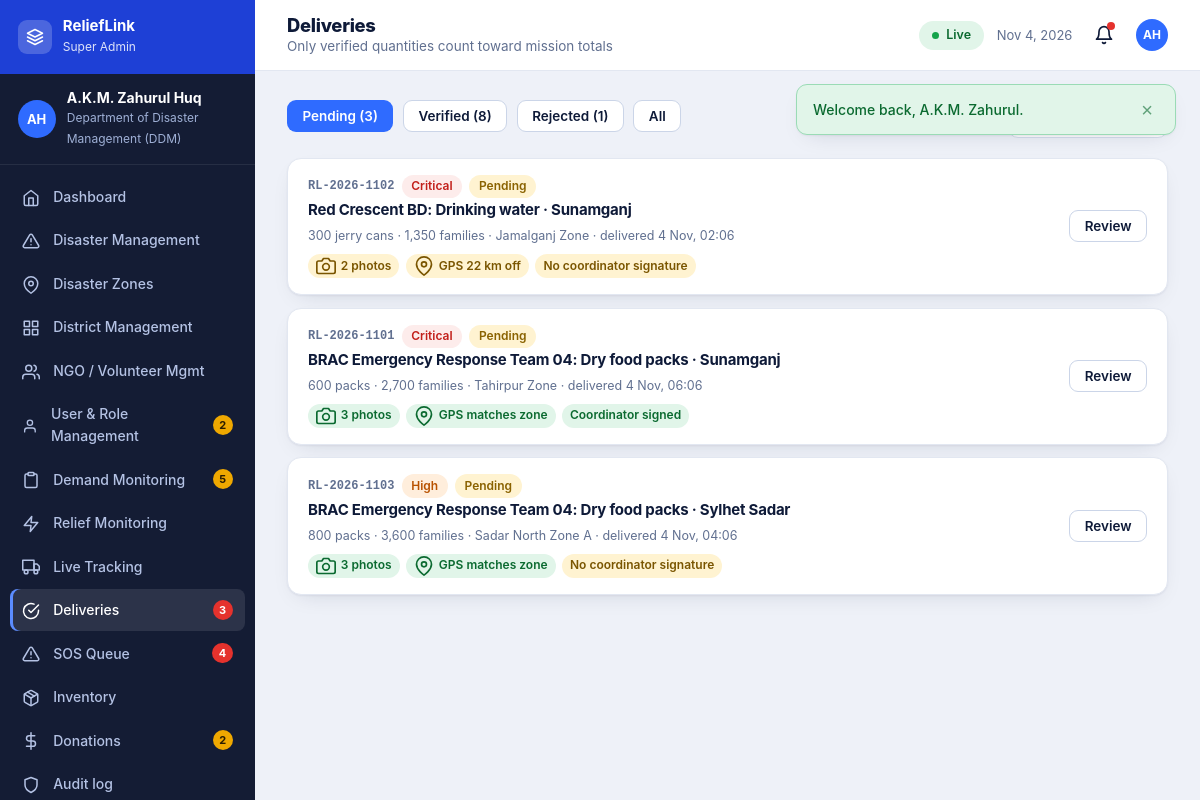
Screenshot of /dashboard/deliveries.php (signed in) with the database file from the repository.
### tables this page shows
CREATE TABLE users (
  id INT AUTO_INCREMENT PRIMARY KEY, first_name VARCHAR(60) NOT NULL, last_name VARCHAR(60) NOT NULL,
  email VARCHAR(150) NOT NULL UNIQUE, phone VARCHAR(15) NOT NULL UNIQUE, password_hash VARCHAR(255) NOT NULL,
  role ENUM('super_admin','district_admin','ngo','coordinator','audit') NOT NULL,
  district_id INT NULL, zone_id INT NULL, organization VARCHAR(150) NULL,
  status ENUM('pending','active','suspended') NOT NULL DEFAULT 'pending',
  settings TEXT NULL, last_login DATETIME NULL, created_at DATETIME NOT NULL DEFAULT CURRENT_TIMESTAMP,
  FOREIGN KEY (district_id) REFERENCES districts(id) ON DELETE SET NULL, INDEX (role, status)
);

CREATE TABLE deliveries (
  id INT AUTO_INCREMENT PRIMARY KEY, mission_id INT NOT NULL, reported_by INT NULL, quantity INT NOT NULL, recipients INT NOT NULL,
  location VARCHAR(200) NOT NULL, notes VARCHAR(500) NULL, gps_lat DECIMAL(8,5) NULL, gps_lng DECIMAL(8,5) NULL, evidence_at DATETIME NULL,
  status ENUM('pending','verified','rejected') NOT NULL DEFAULT 'pending', reviewed_by INT NULL, reviewed_at DATETIME NULL, review_note VARCHAR(300) NULL,
  created_at DATETIME NOT NULL DEFAULT CURRENT_TIMESTAMP,
  FOREIGN KEY (mission_id) REFERENCES relief_missions(id) ON DELETE CASCADE, INDEX (status)
);

CREATE TABLE relief_missions (
  id INT AUTO_INCREMENT PRIMARY KEY, disaster_id INT NOT NULL, title VARCHAR(160) NOT NULL, code VARCHAR(20) NULL,
  item_type ENUM('food','water','medicine','shelter','hygiene','clothing','rescue','other') NOT NULL, unit VARCHAR(30) NOT NULL DEFAULT 'units',
  target_qty INT NOT NULL, delivered_qty INT NOT NULL DEFAULT 0, budget DECIMAL(14,2) NOT NULL DEFAULT 0,
  status ENUM('planned','assigned','accepted','in_transit','arrived','completed','cancelled') NOT NULL DEFAULT 'planned',
  priority ENUM('critical','high','medium','low') NOT NULL DEFAULT 'medium',
  ngo_id INT NULL, coordinator_id INT NULL, created_by INT NULL, demand_id INT NULL, zone_id INT NULL, inventory_id INT NULL,
  vehicle_id INT NULL, driver_id INT NULL, cargo VARCHAR(200) NULL, dispatched_qty INT NULL,
  planned_departure DATETIME NULL, eta DATETIME NULL, dispatched_at DATETIME NULL, arrived_at DATETIME NULL, progress TINYINT NOT NULL DEFAULT 0,
  confirmation_code CHAR(6) NULL, coord_confirmed TINYINT(1) NOT NULL DEFAULT 0, coord_families INT NULL, coord_notes VARCHAR(300) NULL, coord_confirmed_at DATETIME NULL,
  notes VARCHAR(300) NULL, reserved_qty INT NOT NULL DEFAULT 0, created_at DATETIME NOT NULL DEFAULT CURRENT_TIMESTAMP,
  FOREIGN KEY (disaster_id) REFERENCES disasters(id) ON DELETE CASCADE, INDEX (status), INDEX (ngo_id), INDEX (coordinator_id)
);

CREATE TABLE zones (
  id INT AUTO_INCREMENT PRIMARY KEY, district_id INT NOT NULL, disaster_id INT NULL, name VARCHAR(100) NOT NULL, code VARCHAR(12) NULL,
  severity ENUM('low','medium','high','critical') NOT NULL DEFAULT 'medium', status ENUM('active','monitoring','resolved') NOT NULL DEFAULT 'active',
  affected_people INT NOT NULL DEFAULT 0, households INT NOT NULL DEFAULT 0, lat DECIMAL(8,5) NOT NULL, lng DECIMAL(8,5) NOT NULL,
  created_at DATETIME NOT NULL DEFAULT CURRENT_TIMESTAMP,
  FOREIGN KEY (district_id) REFERENCES districts(id), FOREIGN KEY (disaster_id) REFERENCES disasters(id) ON DELETE SET NULL, INDEX (district_id)
);

### dashboard/deliveries.php (the view, shortened to what the rows shown need)
<?php
require __DIR__ . '/../includes/bootstrap.php';
require __DIR__ . '/../includes/layout.php';
$u = require_role(['audit', 'super_admin']);
$st = $_GET['status'] ?? 'pending'; $pr = $_GET['priority'] ?? '';
$w = ''; $p = [];
if (in_array($st, ['pending', 'verified', 'rejected'], true)) { $w .= ' AND dl.status=?'; $p[] = $st; } else $st = 'all';
$list = rows("SELECT dl.*, m.code, m.title, m.unit, m.priority, m.coord_confirmed, n.organization, z.name zone, z.lat zlat, z.lng zlng, (SELECT COUNT(*) FROM delivery_photos x WHERE x.delivery_id=dl.id) photos
  FROM deliveries dl JOIN relief_missions m ON m.id=dl.mission_id LEFT JOIN users n ON n.id=m.ngo_id LEFT JOIN zones z ON z.id=m.zone_id WHERE 1=1$w
  ORDER BY dl.status='pending' DESC, FIELD(m.priority,'critical','high','medium','low'), dl.created_at LIMIT 200", $p);
dash_head($u['role'] === 'audit' ? 'Pending Verification' : 'Deliveries', 'deliveries', 'Only verified quantities count toward mission totals');
?>
<div class="card-list"><?php foreach ($list as $d): $dist = ($d['gps_lat'] !== null && $d['zlat'] !== null) ? haversine((float)$d['gps_lat'], (float)$d['gps_lng'], (float)$d['zlat'], (float)$d['zlng']) : null; ?>
  <a class="dl-card" href="<?= url('dashboard/review.php?id=' . (int)$d['id']) ?>"><span style="flex:1"><span class="row"><span class="code"><?= e($d['code']) ?></span><?= badge($d['priority']) ?><?= badge($d['status']) ?></span>
    <h4><?= e($d['organization']) ?>: <?= e($d['title']) ?></h4><small><?= number_format($d['quantity']) ?> <?= e($d['unit']) ?> · <?= number_format($d['recipients']) ?> families · <?= e($d['zone']) ?> · delivered <?= e(dt_label($d['evidence_at'] ?: $d['created_at'])) ?></small>
    <div class="chips" style="margin-top:.5rem"><span class="ev <?= $d['photos'] >= 3 ? 'ok' : 'bad' ?>"><?= icon('camera') ?><?= (int)$d['photos'] ?> photos</span><span class="ev <?= $dist !== null && $dist <= EVIDENCE_RADIUS_KM ? 'ok' : 'bad' ?>"><?= icon('pin') ?><?= $dist === null ? 'No GPS' : ($dist <= EVIDENCE_RADIUS_KM ? 'GPS matches zone' : 'GPS ' . round($dist) . ' km off') ?></span><span class="ev <?= $d['coord_confirmed'] ? 'ok' : 'bad' ?>"><?= $d['coord_confirmed'] ? 'Coordinator signed' : 'No coordinator signature' ?></span></div></span>
    <span class="btn btn-outline btn-sm"><?= $d['status'] === 'pending' ? 'Review' : 'Open' ?></span></a>
<?php endforeach; ?></div>
<?php if (!$list): ?><div class="panel"><div class="empty"><?= $st === 'pending' ? 'The queue is clear. Nothing is waiting for verification.' : 'Nothing in this view.' ?></div></div><?php endif;
dash_foot();

### includes/layout.php (shortened to what the rows shown need)
<?php
function head(string $title, string $bodyClass = ''): void {
    $u = user(); $st = $u ? user_settings($u['settings'] ?? null) : [];
    echo '<!doctype html><html lang="en"><head><meta charset="utf-8"><meta name="viewport" content="width=1280">'
       . '<title>' . e($title) . ' · ' . e(APP_NAME) . '</title>'
       . '<link rel="icon">'
       . '<link rel="stylesheet" href="' . e(url('assets/css/style.css')) . '"></head>'
       . '<body class="' . e($bodyClass) . ($st && !empty($st['datasaver']) ? ' data-saver' : '') . '" data-base="' . e(base_path()) . '" data-csrf="' . e(csrf_token()) . '"'
       . ($u ? ' data-offline="' . (int)$st['offline'] . '" data-autosync="' . (int)$st['autosync'] . '" data-datasaver="' . (int)$st['datasaver'] . '" data-uid="' . (int)$u['id'] . '"' : '') . '>';
}
function icon(string $n): string {
    return '<svg viewBox="0 0 24 24" aria-hidden="true">' . ($p[$n] ?? $p['grid']) . '</svg>';
}
function district_scope(array $u, string $col): array {
    return in_array($u['role'], ['district_admin', 'coordinator'], true) && $u['district_id'] ? [" AND $col = ?", [(int)$u['district_id']]] : ['', []];
}
function dash_counts(array $u): array {
    $c = []; $r = $u['role'];
    [$dsd, $dpd] = district_scope($u, 'district_id');
    if (in_array($r, ['super_admin', 'district_admin'], true)) $c['demands'] = [(int)val("SELECT COUNT(*) FROM demands WHERE status='pending'$dsd", $dpd), 'amber'];
    if (in_array($r, ['super_admin', 'district_admin'], true)) $c['sos'] = (int)val("SELECT COUNT(*) FROM sos_requests WHERE status='new'$dsd", $dpd);
    if (in_array($r, ['super_admin', 'audit'], true)) { $c['deliveries'] = (int)val("SELECT COUNT(*) FROM deliveries WHERE status='pending'"); $c['donations'] = [(int)val("SELECT COUNT(*) FROM donations WHERE status='pending'"), 'amber']; }
    if ($r === 'super_admin') $c['users'] = [(int)val("SELECT COUNT(*) FROM users WHERE status='pending'"), 'amber'];
    $c['notifications'] = (int)val('SELECT COUNT(*) FROM notifications WHERE user_id=? AND is_read=0', [(int)$u['id']]);
    return $c;
}
function dash_head(string $title, string $active, string $sub = ''): void {
    $u = user();
    head($title, 'dash-page role-' . ($u['role'] ?? ''));
    $counts = dash_counts($u);
    $ini = mb_substr($u['first_name'], 0, 1) . mb_substr($u['last_name'], 0, 1);
    echo '<div class="dash"><aside class="side"><div class="side-head"><span class="mark">' . icon('layers') . '</span><div><b>ReliefLink</b><small>' . e(ROLES[$u['role']][0]) . '</small></div></div>'
       . '<div class="who"><span class="av">' . e($ini) . '</span><div><b>' . e($u['first_name'] . ' ' . $u['last_name']) . '</b><small>' . e($u['organization'] ?: ($u['district_name'] ?: 'National')) . '</small></div></div><nav aria-label="Dashboard">';
    echo '</nav><div class="side-foot"><a href="' . e(url('')) . '">' . icon('external') . 'Public Site</a><a href="' . e(url('logout.php')) . '">' . icon('logout') . 'Sign Out</a></div></aside>'
       . '<div class="main"><header class="top"><div><h1>' . e($title) . '</h1>' . ($sub ? '<p>' . e($sub) . '</p>' : '') . '</div>'
       . '<div class="top-r"><span class="net-pill" data-net><i></i><span>Live</span></span><span class="date-pill">' . date('M j, Y') . '</span><a class="bell" href="' . e(url('dashboard/notifications.php')) . '" title="Notifications" aria-label="Notifications">' . icon('bell') . (($counts['notifications'] ?? 0) ? '<em></em>' : '') . '</a><span class="av sm">' . e($ini) . '</span></div></header><main class="content">';
}
function dash_foot(): void {
    echo '</main></div></div><script src="' . e(url('assets/js/map.js')) . '"></script><script src="' . e(url('assets/js/charts.js')) . '"></script><script src="' . e(url('assets/js/main.js')) . '"></script></body></html>';
}

### includes/bootstrap.php (shortened to what the rows shown need)
<?php
function base_path(): string {
    static $b = null;
    if ($b !== null) return $b;
    $root = str_replace('\\', '/', (string)realpath(__DIR__ . '/..'));
    $doc  = str_replace('\\', '/', (string)realpath($_SERVER['DOCUMENT_ROOT'] ?? ''));
    if ($doc !== '' && strpos($root, $doc) === 0) return $b = rtrim(substr($root, strlen($doc)), '/');
    $dir = str_replace('\\', '/', dirname($_SERVER['SCRIPT_NAME'] ?? ''));
    $dir = preg_replace('#/(dashboard|api)$#', '', $dir);
    return $b = rtrim($dir === '/' ? '' : $dir, '/');
}
function url(string $path = ''): string { return base_path() . '/' . ltrim($path, '/'); }
function e($v): string { return htmlspecialchars((string)$v, ENT_QUOTES | ENT_SUBSTITUTE, 'UTF-8'); }
function badge(string $status): string {
    static $map = [
        'critical' => 'red', 'high' => 'orange', 'medium' => 'amber', 'low' => 'green',
        'active' => 'red', 'monitoring' => 'amber', 'resolved' => 'green',
        'pending' => 'amber', 'confirmed' => 'green', 'verified' => 'green', 'rejected' => 'red',
        'new' => 'red', 'assigned' => 'blue', 'planned' => 'gray', 'in_transit' => 'blue',
        'completed' => 'green', 'cancelled' => 'gray', 'suspended' => 'red',
    ];
    return '<span class="badge b-' . ($map[$status] ?? 'gray') . '">' . e(ucfirst(str_replace('_', ' ', $status))) . '</span>';
}
function db(): PDO {
    static $pdo = null;
    if ($pdo) return $pdo;
    try {
        $pdo = new PDO('mysql:host=' . DB_HOST . ';dbname=' . DB_NAME . ';charset=utf8mb4', DB_USER, DB_PASS, [
            PDO::ATTR_ERRMODE => PDO::ERRMODE_EXCEPTION,
            PDO::ATTR_DEFAULT_FETCH_MODE => PDO::FETCH_ASSOC,
            PDO::ATTR_EMULATE_PREPARES => false,
        ]);
        $pdo->exec("SET time_zone = '+06:00'");
    } catch (PDOException $ex) {
        http_response_code(500);
        exit('<h1>Database connection failed</h1><p>Import <code>database/schema.sql</code> and check <code>config/config.php</code>.</p>');
    }
    return $pdo;
}
function q(string $sql, array $p = []): PDOStatement {
    $st = db()->prepare($sql);
    foreach (array_values($p) as $i => $v) {
        $st->bindValue($i + 1, $v, $v === null ? PDO::PARAM_NULL : (is_int($v) ? PDO::PARAM_INT : PDO::PARAM_STR));
    }
    $st->execute();
    return $st;
}
function rows(string $sql, array $p = []): array { return q($sql, $p)->fetchAll(); }
function row(string $sql, array $p = []): ?array { $r = q($sql, $p)->fetch(); return $r ?: null; }
function val(string $sql, array $p = []) { $r = q($sql, $p)->fetch(PDO::FETCH_NUM); return $r ? $r[0] : null; }
function csrf_token(): string {
    return $_SESSION['csrf'];
}
function user(): ?array {
    static $u = false;
    if ($u !== false) return $u;
    $u = null;
    if (!empty($_SESSION['uid'])) {
        $u = row('SELECT u.*, d.name AS district_name FROM users u LEFT JOIN districts d ON d.id=u.district_id WHERE u.id=?', [(int)$_SESSION['uid']]);
    }
    return $u;
}
function require_role(array $roles): array {
    $u = user();
    return $u;
}
function user_settings(?string $json): array {
    $d = ['alert_sos' => 1, 'alert_mission' => 1, 'alert_demand' => 1, 'alert_system' => 1, 'email' => 1, 'sms' => 1, 'offline' => 1, 'autosync' => 1, 'datasaver' => 0];
    $j = $json ? json_decode($json, true) : null;
    return is_array($j) ? array_merge($d, array_map('intval', $j)) : $d;
}
require __DIR__ . '/domain.php';

### rows the page displays
users: role "Super Admin", ini "AH", first_name+last_name "A.K.M. Zahurul Huq", organization "Department of Disaster Management (DDM)"
deliveries: mission.code "RL-2026-1102", mission.priority "Critical Pending", users.organization "Red Crescent BD", mission.title "Drinking water · Sunamganj", quantity "300", mission.unit "jerry cans", recipients "1,350", zones.name "Jamalganj Zone", evidence_at "4 Nov, 02:06", photos "2", dist "22", shows "No coordinator signature", status "Review"
deliveries: mission.code "RL-2026-1101", mission.priority "Critical Pending", users.organization "BRAC Emergency Response Team 04", mission.title "Dry food packs · Sunamganj", quantity "600", mission.unit "packs", recipients "2,700", zones.name "Tahirpur Zone", evidence_at "4 Nov, 06:06", photos "3", gps_lat "GPS matches zone", shows "Coordinator signed", status "Review"
deliveries: mission.code "RL-2026-1103", mission.priority "High Pending", users.organization "BRAC Emergency Response Team 04", mission.title "Dry food packs · Sylhet Sadar", quantity "800", mission.unit "packs", recipients "3,600", zones.name "Sadar North Zone A", evidence_at "4 Nov, 04:06", photos "3", gps_lat "GPS matches zone", shows "No coordinator signature", status "Review"

### other values shown
$m "Welcome back, A.K.M. Zahurul."
$label "Dashboard"
$label "Disaster Management"
$label "Disaster Zones"
$label "District Management"
$label "NGO / Volunteer Mgmt"
$label "User & Role Management"
$n "2"
$label "Demand Monitoring"
$n "5"
$label "Relief Monitoring"
$label "Live Tracking"
$label "Deliveries"
$n "3"
$label "SOS Queue"
